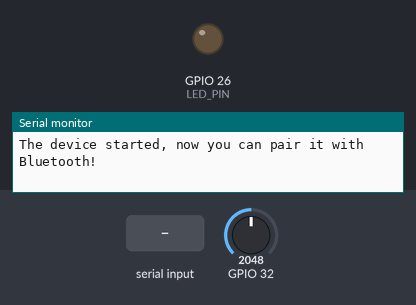
The sketch below on a simulated ESP32. Parts: output pins drawn as LEDs (lit = HIGH), the last lines printed to the serial monitor. Inputs (shaded band) come from the test bench; at power-on: GPIO 32 = 2048. Nothing arrives over Bluetooth unless stated.

Above: at 1.2 s.
1.3 s: "START\n" received over the second serial link
At 10.5 s:
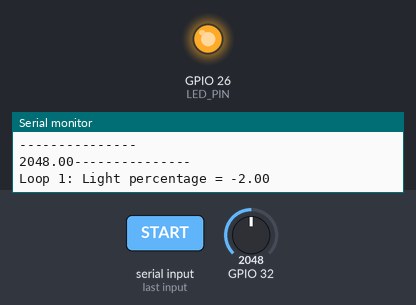
Timing chart, 0 to 11.5 s (numbered marks = the images above; inputs shaded):
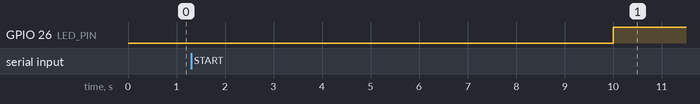

Measured:
- after the input at 1.3 s, GPIO 26 (LED_PIN): LOW → HIGH after 8.7 s

The sketch:

thesisbluetooth.ino
```cpp
#include <Arduino.h>
#include <BluetoothSerial.h>

BluetoothSerial SerialBT;

const int numLoops = 3; // Number of loops
float lightReadings[numLoops]; // Array to store light readings
const float intensityWithoutSmoke = 1230; // Maximum intensity without smoke
const int LED_PIN = 26; // LED indicator for when the device is reading the data
bool startReading = false;

void setup() {
  Serial.begin(9600);
  SerialBT.begin("ESP32SmokeDetector"); // Bluetooth device name
  Serial.println("The device started, now you can pair it with Bluetooth!");
  pinMode(LED_PIN, OUTPUT);
}

void loop() {
  if (SerialBT.available()) {
    String command = SerialBT.readStringUntil('\n');
    if (command == "START") {
      startReading = true;
      Serial.println("Start command received");
    }
  }

  if (startReading) {
    static unsigned long previousMillis = 0;
    const long interval = 10000; // Interval to send data

    if (millis() - previousMillis >= interval) {
      previousMillis = millis();
      Serial.println("---------------");
      float lightIntensity = analogRead(32);
      Serial.print(lightIntensity);
      Serial.println("---------------");
      float average = readAverageOpacity();
      Serial.println("---------------");
      sendOpacityData(average);
      Serial.println("---------------");
      startReading = false; // Stop reading after sending the data
    }
  }
}

float readAverageOpacity() {
  for (int i = 0; i < numLoops; ++i) {
    float lightIntensity = analogRead(32);
    float opacity = 3 - ((lightIntensity / intensityWithoutSmoke) * 3);
    lightReadings[i] = opacity;

    digitalWrite(LED_PIN, HIGH);
    Serial.print("Loop ");
    Serial.print(i + 1);
    Serial.print(": Light percentage = ");
    Serial.println(opacity);

    delay(5000);
  }

  float total = 0;
  for (int i = 0; i < numLoops; ++i) {
    total += lightReadings[i];
  }

  digitalWrite(LED_PIN, LOW);


  return total / numLoops;
}

void sendOpacityData(float average) {
  if (SerialBT.hasClient()) {
    Serial.println("Bluetooth client connected");
    String data = String(average);
    SerialBT.println(data);
    Serial.println("Data sent: " + data);
  } else {
    Serial.println("No Bluetooth client connected");
  }
}
```
